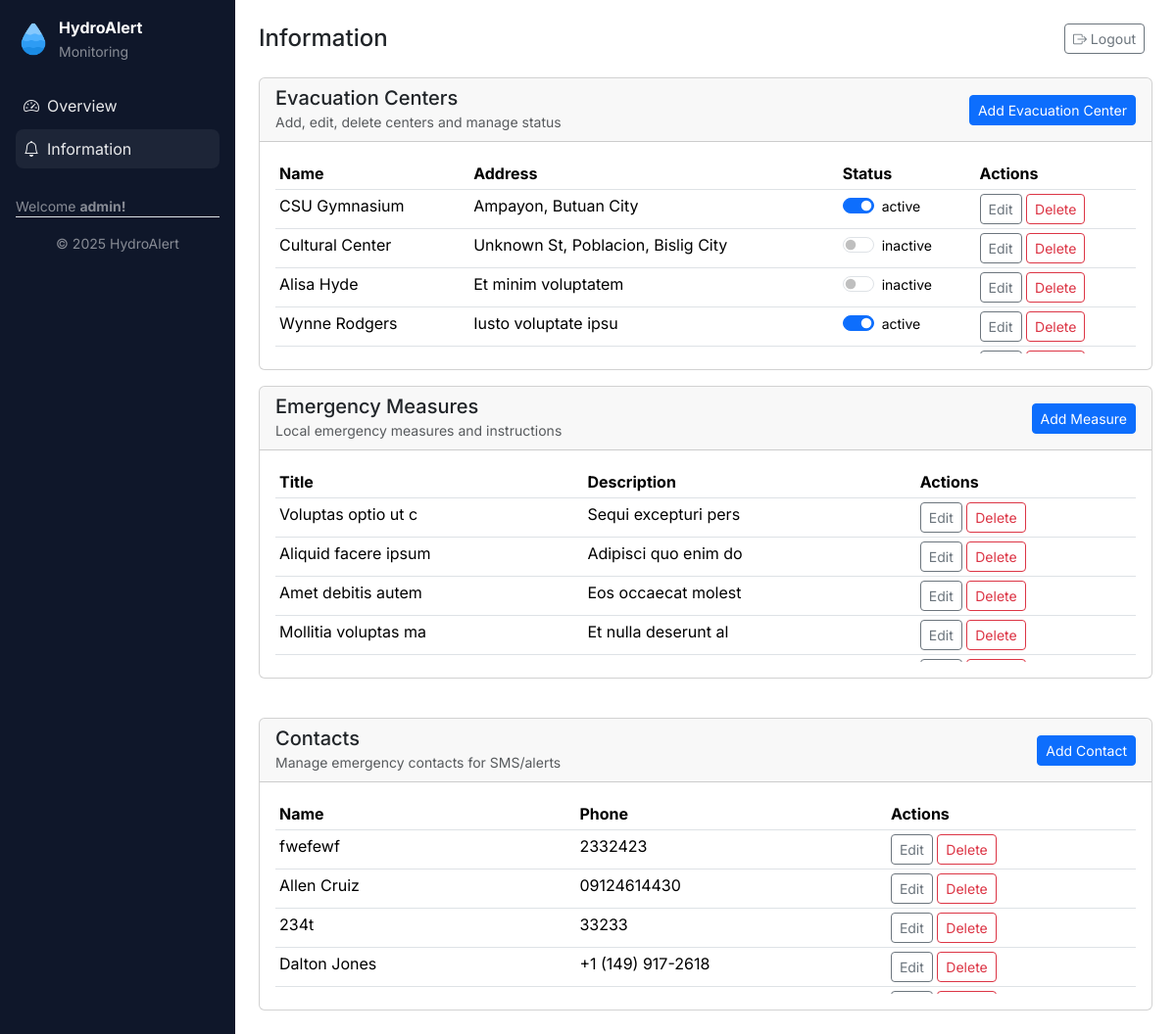
The page /?url=info/index (signed in) on the database its author committed.
### tables this page shows
CREATE TABLE `evacuation_centers` (
  `id` int(10) UNSIGNED NOT NULL,
  `name` varchar(255) NOT NULL,
  `address` varchar(255) DEFAULT '',
  `status` enum('active','inactive') NOT NULL DEFAULT 'active',
  `created_at` datetime DEFAULT current_timestamp(),
  `updated_at` datetime DEFAULT current_timestamp() ON UPDATE current_timestamp()
);

CREATE TABLE `measures` (
  `id` int(10) UNSIGNED NOT NULL,
  `title` varchar(255) NOT NULL,
  `description` text DEFAULT '',
  `status` enum('active','inactive') NOT NULL DEFAULT 'active',
  `created_at` datetime DEFAULT current_timestamp(),
  `updated_at` datetime DEFAULT current_timestamp() ON UPDATE current_timestamp()
);

CREATE TABLE `contacts` (
  `id` int(10) UNSIGNED NOT NULL,
  `name` varchar(255) NOT NULL,
  `phone` varchar(64) DEFAULT '',
  `created_at` datetime DEFAULT current_timestamp(),
  `updated_at` datetime DEFAULT current_timestamp() ON UPDATE current_timestamp()
);

### app/controllers/InfoController.php (called while the page is built, shortened)
<?php
require_once __DIR__ . '/../models/EvacuationCenterModel.php';
require_once __DIR__ . '/../models/ContactModel.php';
require_once __DIR__ . '/../models/MeasureModel.php';
class InfoController extends Controller
{
    protected $model;
    public function __construct()
    {
        $this->model = new EvacuationCenterModel();
    }
    public function index()
    {
        $centers = $this->model->all();
        $contactModel = new ContactModel();
        $contacts = $contactModel->all();
        $measureModel = new MeasureModel();
        $measures = $measureModel->all();
        $user = $_SESSION['user'] ?? null;
        $this->render('information', ['centers' => $centers, 'contacts' => $contacts, 'measures' => $measures, 'user' => $user]);
    }
}

### index.php (called while the page is built, shortened)
<?php
require __DIR__ . '/config/config.php';
require __DIR__ . '/app/core/Database.php';
require __DIR__ . '/app/core/Controller.php';
$url = $_GET['url'] ?? 'home/index';
$parts = explode('/', trim($url, '/'));
$action = $parts[1] ?? 'index';
$controller = new $controllerName();
$controller->$action();

### config/config.php (called while the page is built, shortened)
<?php
$dotEnv = [];
$envFile = __DIR__ . '/../.env';
return [
    'db_host' => getenv('DB_HOST') ?: ($dotEnv['DB_HOST'] ?? 'localhost'),
    'db_name' => getenv('DB_NAME') ?: ($dotEnv['DB_NAME'] ?? 'hydroalert_db'),
    'db_user' => getenv('DB_USER') ?: ($dotEnv['DB_USER'] ?? 'root'),
    'db_pass' => getenv('DB_PASS') ?: ($dotEnv['DB_PASS'] ?? ''),
    'db_charset' => 'utf8mb4',
    'uptime_start' => '2025-11-10T16:00:00Z',
    'api_key' => getenv('API_KEY') ?: ($dotEnv['API_KEY'] ?? ''),
];

### app/core/Database.php (called while the page is built)
<?php
class Database
{
    private static $instance = null;
    private $pdo;
    private function __construct()
    {
        $cfg = require __DIR__ . '/../../config/config.php';
        $host = $cfg['db_host'];
        $db = $cfg['db_name'];
        $user = $cfg['db_user'];
        $pass = $cfg['db_pass'];
        $charset = $cfg['db_charset'] ?? 'utf8mb4';
        $dsn = "mysql:host=$host;dbname=$db;charset=$charset";
        $options = [
            PDO::ATTR_ERRMODE => PDO::ERRMODE_EXCEPTION,
            PDO::ATTR_DEFAULT_FETCH_MODE => PDO::FETCH_ASSOC,
            PDO::ATTR_EMULATE_PREPARES => false,
        ];
        try {
            $this->pdo = new PDO($dsn, $user, $pass, $options);
        } catch (PDOException $e) {
            http_response_code(500);
            echo 'Database connection failed: ' . htmlspecialchars($e->getMessage());
            exit;
        }
    }
    public static function getInstance()
    {
        if (self::$instance === null) {
            self::$instance = new self();
        }
        return self::$instance;
    }
    public function getConnection()
    {
        return $this->pdo;
    }
}

### app/models/EvacuationCenterModel.php (called while the page is built, shortened)
<?php
require_once __DIR__ . '/../core/Database.php';
class EvacuationCenterModel {
    protected $pdo;
    public function __construct()
    {
        $this->pdo = Database::getInstance()->getConnection();
        $sql = "CREATE TABLE IF NOT EXISTS `evacuation_centers` (
            `id` INT UNSIGNED NOT NULL AUTO_INCREMENT PRIMARY KEY,
            `name` VARCHAR(255) NOT NULL,
            `address` VARCHAR(255) DEFAULT '',
            `status` ENUM('active','inactive') NOT NULL DEFAULT 'active',
            `created_at` DATETIME DEFAULT CURRENT_TIMESTAMP,
            `updated_at` DATETIME DEFAULT CURRENT_TIMESTAMP ON UPDATE CURRENT_TIMESTAMP
        ) ENGINE=InnoDB DEFAULT CHARSET=utf8mb4;";
        $this->pdo->exec($sql);
    }
    public function all()
    {
        $stmt = $this->pdo->query('SELECT * FROM evacuation_centers ORDER BY id ASC');
        return $stmt->fetchAll();
    }
}

### app/models/MeasureModel.php (called while the page is built, shortened)
<?php
require_once __DIR__ . '/../core/Database.php';
class MeasureModel {
    protected $pdo;
    public function __construct()
    {
        $this->pdo = Database::getInstance()->getConnection();
        $sql = "CREATE TABLE IF NOT EXISTS `measures` (
            `id` INT UNSIGNED NOT NULL AUTO_INCREMENT PRIMARY KEY,
            `title` VARCHAR(255) NOT NULL,
            `description` TEXT DEFAULT '',
            `status` ENUM('active','inactive') NOT NULL DEFAULT 'active',
            `created_at` DATETIME DEFAULT CURRENT_TIMESTAMP,
            `updated_at` DATETIME DEFAULT CURRENT_TIMESTAMP ON UPDATE CURRENT_TIMESTAMP
        ) ENGINE=InnoDB DEFAULT CHARSET=utf8mb4;";
        $this->pdo->exec($sql);
    }
    public function all()
    {
        $stmt = $this->pdo->query('SELECT * FROM measures ORDER BY id ASC');
        return $stmt->fetchAll();
    }
}

### app/models/ContactModel.php (called while the page is built, shortened)
<?php
require_once __DIR__ . '/../core/Database.php';
class ContactModel {
    protected $pdo;
    public function __construct()
    {
        $this->pdo = Database::getInstance()->getConnection();
        $sql = "CREATE TABLE IF NOT EXISTS `contacts` (
            `id` INT UNSIGNED NOT NULL AUTO_INCREMENT PRIMARY KEY,
            `name` VARCHAR(255) NOT NULL,
            `phone` VARCHAR(64) DEFAULT '',
            `created_at` DATETIME DEFAULT CURRENT_TIMESTAMP,
            `updated_at` DATETIME DEFAULT CURRENT_TIMESTAMP ON UPDATE CURRENT_TIMESTAMP
        ) ENGINE=InnoDB DEFAULT CHARSET=utf8mb4;";
        $this->pdo->exec($sql);
    }
    public function all()
    {
        $stmt = $this->pdo->query('SELECT * FROM contacts ORDER BY id ASC');
        return $stmt->fetchAll();
    }
}

### app/views/information.php (the view, shortened to what this page needs)
<!doctype html>
<html lang="en">
<head>
  <link href="https://cdn.jsdelivr.net/npm/bootstrap@5.3.2/dist/css/bootstrap.min.css" rel="stylesheet">
  <link href="https://cdn.jsdelivr.net/npm/bootstrap-icons@1.11.3/font/bootstrap-icons.css" rel="stylesheet">
</head>
<body class="d-flex flex-column min-vh-100">
  <div class="d-flex">
    <aside class="sidebar p-3 d-none d-md-block d-flex flex-column" style="width:240px">
      <div class="mb-4">
        <div class="d-flex align-items-center gap-2">
          <img src="app/views/assets/img/app_icon.png" class="logo-img" alt="HydroAlert">
          <div>
            <div class="fw-bold">HydroAlert</div>
              <small class="text-white-50">Monitoring</small>
          </div>
        </div>
      </div>
      <nav class="nav flex-column">
        <a class="nav-link p-2 mb-1" href="?url=home/index"><i class="bi bi-speedometer2 me-2"></i>Overview</a>
        <a class="nav-link active p-2 mb-1" href="?url=info/index"><i class="bi bi-bell me-2"></i>Information</a>
      </nav>
      <div class="mt-4 small text-white-50">Welcome <strong><?php echo htmlspecialchars($user['username'] ?? ''); ?>!</strong></div>
      <div class="mt-auto pt-3 border-top pt-3 small text-white-50 text-center">&copy; <?php echo date('Y'); ?> HydroAlert</div>
    </aside>
    <main class="flex-grow-1 p-4">
      <div class="d-flex justify-content-between align-items-center mb-4">
        <h2 class="h4 mb-0">Information</h2>
        <div>
          <a class="btn btn-outline-secondary btn-sm me-2" href="?url=auth/logout"><i class="bi bi-box-arrow-right"></i> Logout</a>
        </div>
      </div>
      <div class="row g-3">
        <div class="col-12">
          <div class="card">
            <div class="card-header d-flex justify-content-between align-items-center">
              <div>
                <h5 class="mb-0">Evacuation Centers</h5>
                <small class="text-muted">Add, edit, delete centers and manage status</small>
              </div>
              <button class="btn btn-sm btn-primary" id="addCenterBtn">Add Evacuation Center</button>
            </div>
            <div class="card-body">
              <div style="max-height:200px; overflow:auto;">
                <table class="table table-sm table-hover" id="evacTable">
                  <thead>
                    <tr>
                      <th>Name</th>
                      <th>Address</th>
                      <th>Status</th>
                      <th>Actions</th>
                    </tr>
                  </thead>
                  <tbody>
                    <?php foreach (($centers ?? []) as $c): ?>
                    <tr data-id="<?php echo htmlspecialchars($c['id']); ?>">
                      <td><?php echo htmlspecialchars($c['name']); ?></td>
                      <td><?php echo htmlspecialchars($c['address']); ?></td>
                      <td>
                        <div class="form-check form-switch">
                          <input class="form-check-input status-toggle" type="checkbox" role="switch" <?php echo ($c['status'] ?? 'active') === 'active' ? 'checked' : ''; ?> data-id="<?php echo htmlspecialchars($c['id']); ?>">
                          <label class="form-check-label small"><?php echo htmlspecialchars($c['status'] ?? 'active'); ?></label>
                        </div>
                      </td>
                      <td>
                        <a class="btn btn-sm btn-outline-secondary editBtn" href="#" data-id="<?php echo htmlspecialchars($c['id']); ?>">Edit</a>
                        <a class="btn btn-sm btn-outline-danger deleteBtn" href="#" data-href="?url=info/delete&id=<?php echo htmlspecialchars($c['id']); ?>">Delete</a>
                      </td>
                    </tr>
                    <?php endforeach; ?>
                  </tbody>
                </table>
              </div>
            </div>
          </div>
        </div>
      </div>
      <div class="col-12 mt-3">
        <div class="card">
          <div class="card-header d-flex justify-content-between align-items-center">
            <div>
              <h5 class="mb-0">Emergency Measures</h5>
              <small class="text-muted">Local emergency measures and instructions</small>
            </div>
            <button id="addMeasureBtn" class="btn btn-sm btn-primary">Add Measure</button>
          </div>
          <div class="card-body">
            <div style="max-height:200px; overflow:auto;">
              <table class="table table-sm table-hover">
                <thead>
                  <tr>
                    <th>Title</th>
                    <th>Description</th>
                    <th>Actions</th>
                  </tr>
                </thead>
                <tbody>
                  <?php if (!empty($measures)) : ?>
                    <?php foreach ($measures as $m) : ?>
                      <tr>
                        <td><?php echo htmlspecialchars($m['title']); ?></td>
                        <td><?php echo htmlspecialchars(strlen($m['description']) > 100 ? substr($m['description'], 0, 100) . '...' : $m['description']); ?></td>
                        <td>
                          <a href="#" class="btn btn-sm btn-outline-secondary measure-editBtn" data-id="<?php echo $m['id']; ?>">Edit</a>
                          <a href="#" class="btn btn-sm btn-outline-danger measure-deleteBtn" data-href="?url=measure/delete&id=<?php echo $m['id']; ?>">Delete</a>
                        </td>
                      </tr>
                    <?php endforeach; ?>
                  <?php else : ?>
                    <tr>
                      <td colspan="3">No measures defined.</td>
                    </tr>
                  <?php endif; ?>
                </tbody>
              </table>
            </div>
          </div>
        </div>
      </div>
      <div class="row g-3 mt-4">
        <div class="col-12">
          <div class="card">
            <div class="card-header d-flex justify-content-between align-items-center">
              <div>
                <h5 class="mb-0">Contacts</h5>
                <small class="text-muted">Manage emergency contacts for SMS/alerts</small>
              </div>
              <button class="btn btn-sm btn-primary" id="addContactBtn">Add Contact</button>
            </div>
            <div class="card-body">
              <div style="max-height:200px; overflow:auto;">
                <table class="table table-sm table-hover" id="contactsTable">
                  <thead>
                    <tr>
                      <th>Name</th>
                      <th>Phone</th>
                      <th>Actions</th>
                    </tr>
                  </thead>
                  <tbody>
                    <?php foreach (($contacts ?? []) as $ct): ?>
                    <tr data-id="<?php echo htmlspecialchars($ct['id']); ?>">
                      <td><?php echo htmlspecialchars($ct['name']); ?></td>
                      <td><?php echo htmlspecialchars($ct['phone']); ?></td>
                      <td>
                        <a class="btn btn-sm btn-outline-secondary contact-editBtn" href="#" data-id="<?php echo htmlspecialchars($ct['id']); ?>">Edit</a>
                        <a class="btn btn-sm btn-outline-danger contact-deleteBtn" href="#" data-href="?url=contact/delete&id=<?php echo htmlspecialchars($ct['id']); ?>">Delete</a>
                      </td>
                    </tr>
                    <?php endforeach; ?>
                  </tbody>
                </table>
              </div>
            </div>
          </div>
        </div>
      </div>
    </main>
  </div>
</body>
</html>

### app/core/Controller.php
<?php
class Controller
{
    protected function render(string $view, array $data = [])
    {
        extract($data, EXTR_SKIP);
        $viewFile = __DIR__ . '/../views/' . $view . '.php';
        if (file_exists($viewFile)) {
            require $viewFile;
        } else {
            echo "View not found: $view";
        }
    }
}

### app/views/information.php (style rules this page uses)
body { font-family: 'Inter', system-ui, -apple-system, 'Segoe UI', Roboto, 'Helvetica Neue', Arial; }
.sidebar { min-height: 100vh; background: #0f172a; color: #fff; }
.sidebar a { color: rgba(255,255,255,0.9); text-decoration: none }
.sidebar .nav-link.active { background: rgba(255,255,255,0.06); border-radius:8px }
.logo-img { width:36px; height:36px; border-radius:8px; object-fit:cover; display:inline-block }

### rows shown on the page
evacuation_centers: name "CSU Gymnasium", address "Ampayon, Butuan City", status "☑", status "active"
evacuation_centers: name "Cultural Center", address "Unknown St, Poblacion, Bislig City", status "inactive"
evacuation_centers: name "Alisa Hyde", address "Et minim voluptatem", status "inactive"
evacuation_centers: name "Wynne Rodgers", address "Iusto voluptate ipsu", status "☑", status "active"
measures: title "Voluptas optio ut c", description "Sequi excepturi pers"
measures: title "Aliquid facere ipsum", description "Adipisci quo enim do"
measures: title "Amet debitis autem", description "Eos occaecat molest"
measures: title "Mollitia voluptas ma", description "Et nulla deserunt al"
contacts: name "fwefewf", phone "2332423"
contacts: name "Allen Cruiz", phone "09124614430"
contacts: name "234t", phone "33233"
contacts: name "Dalton Jones", phone "+1 (149) 917-2618"

### other values the page prints
$user['username'] "admin"
